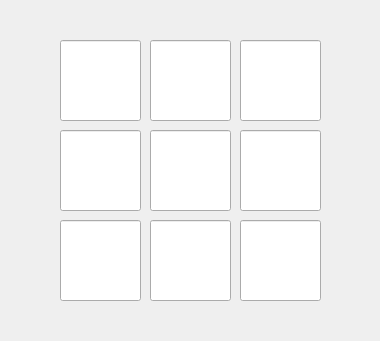
<?xml version="1.0" encoding="UTF-8"?>
<ui version="4.0">
 <class>Matrix</class>
 <widget class="QDialog" name="Matrix">
  <property name="geometry">
   <rect>
    <x>0</x>
    <y>0</y>
    <width>380</width>
    <height>341</height>
   </rect>
  </property>
  <property name="windowTitle">
   <string>Dialog</string>
  </property>
  <widget class="QLineEdit" name="lEditM11">
   <property name="geometry">
    <rect>
     <x>60</x>
     <y>40</y>
     <width>81</width>
     <height>81</height>
    </rect>
   </property>
  </widget>
  <widget class="QLineEdit" name="lEditM12">
   <property name="geometry">
    <rect>
     <x>150</x>
     <y>40</y>
     <width>81</width>
     <height>81</height>
    </rect>
   </property>
  </widget>
  <widget class="QLineEdit" name="lEditM13">
   <property name="geometry">
    <rect>
     <x>240</x>
     <y>40</y>
     <width>81</width>
     <height>81</height>
    </rect>
   </property>
  </widget>
  <widget class="QLineEdit" name="lEditM23">
   <property name="geometry">
    <rect>
     <x>240</x>
     <y>130</y>
     <width>81</width>
     <height>81</height>
    </rect>
   </property>
  </widget>
  <widget class="QLineEdit" name="lEditM21">
   <property name="geometry">
    <rect>
     <x>60</x>
     <y>130</y>
     <width>81</width>
     <height>81</height>
    </rect>
   </property>
  </widget>
  <widget class="QLineEdit" name="lEditM22">
   <property name="geometry">
    <rect>
     <x>150</x>
     <y>130</y>
     <width>81</width>
     <height>81</height>
    </rect>
   </property>
  </widget>
  <widget class="QLineEdit" name="lEditM33">
   <property name="geometry">
    <rect>
     <x>240</x>
     <y>220</y>
     <width>81</width>
     <height>81</height>
    </rect>
   </property>
  </widget>
  <widget class="QLineEdit" name="lEditM31">
   <property name="geometry">
    <rect>
     <x>60</x>
     <y>220</y>
     <width>81</width>
     <height>81</height>
    </rect>
   </property>
  </widget>
  <widget class="QLineEdit" name="lEditM32">
   <property name="geometry">
    <rect>
     <x>150</x>
     <y>220</y>
     <width>81</width>
     <height>81</height>
    </rect>
   </property>
  </widget>
 </widget>
 <resources/>
 <connections/>
</ui>
